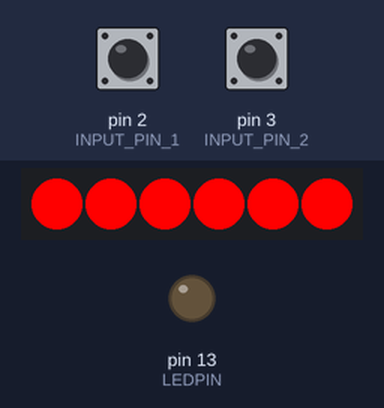
This sketch was run on a simulated Arduino Uno, built with avr-gcc and run on an emulated ATmega328P. Parts: 6 RGB LEDs in strip order, left to right, output pins drawn as LEDs (lit = HIGH). Inputs (shaded band) come from the test bench; at power-on: pin 2 (INPUT_PIN_1) HIGH, pin 3 (INPUT_PIN_2) HIGH.

Above: at 1.2 s.
1.3 s: pin 2 (INPUT_PIN_1) pulled LOW for 0.15 s
At 1.7 s:
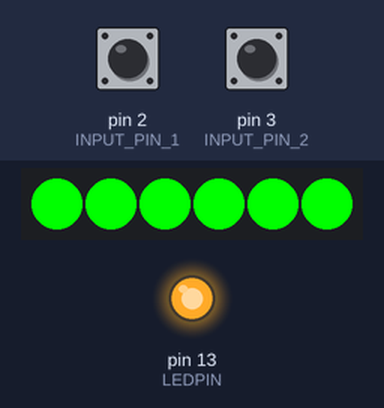
7.4 s: pin 2 (INPUT_PIN_1) pulled LOW for 1 s
At 7.95 s:
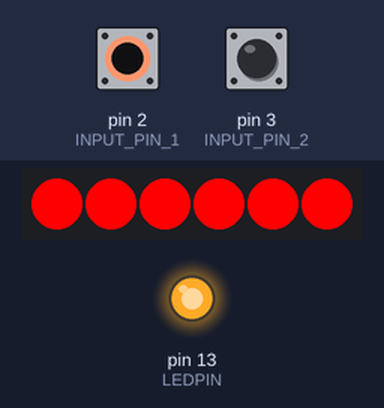
At 13.25 s:
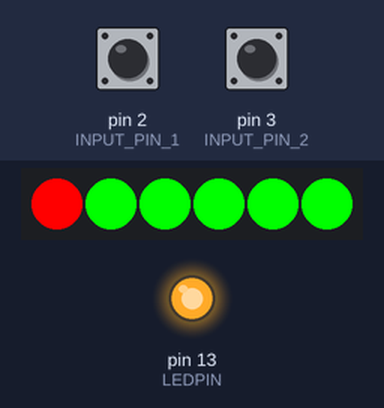
Timing chart, 0 to 15.9 s (numbered marks = the images above; inputs shaded):
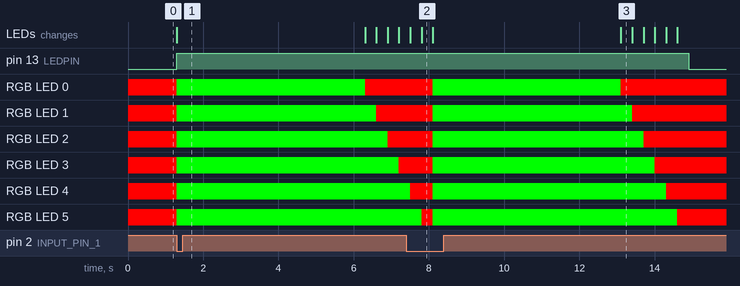

Measured:
- after the input at 1.3 s, pin 13 (LEDPIN): LOW → HIGH at once; RGB LED 0: RGB(255, 0, 0) → RGB(0, 255, 0) at once, → RGB(255, 0, 0) 5.0 s later
- after the input at 7.4 s, pin 13 (LEDPIN): HIGH → LOW after 7.5 s instead of 0.70 s; the LEDs: first differ from a run without the input after 0.71 s (image 3 shows a later state)

The sketch:

loading_button.ino
```cpp
#include <Adafruit_NeoPixel.h>
//#include <rp2040_pio.h>

/*
loading lights choatic candy craze
*/

int LEDPIN = 13;
int INPUT_PIN_1 = 2;
int INPUT_PIN_2 = 3;
#define PIXEL_COUNT 6
#define PIXEL_PIN 6
Adafruit_NeoPixel strip(PIXEL_COUNT, PIXEL_PIN, NEO_GRB + NEO_KHZ800);
//Adafruit_NeoPixel strip(PIXEL_COUNT, PIXEL_PIN, NEO_GRB + NEO_KHZ800);
// Argument 1 = Number of pixels in NeoPixel strip
// Argument 2 = Arduino pin number (most are valid)
// Argument 3 = Pixel type flags, add together as needed:
//   NEO_KHZ800  800 KHz bitstream (most NeoPixel products w/WS2812 LEDs)

void r_colorSet(uint32_t color);
void r_colorWipe(uint32_t color, int wait);

// the setup function runs once when you press reset or power the board
void setup() {
  // initialize digital pin LED_BUILTIN as an output.
  pinMode(LEDPIN, OUTPUT);
  pinMode(INPUT_PIN_1, INPUT_PULLUP);
  pinMode(INPUT_PIN_2, INPUT_PULLUP);
  strip.begin(); // Initialize NeoPixel strip object (REQUIRED)
  strip.clear();
  r_colorSet(strip.Color(255,   0,   0));    // Red
  strip.show();  // Initialize all pixels to 'off'
}

// the loop function runs over and over again forever
void loop() {

  int switch1 = digitalRead(INPUT_PIN_1);
  int switch2 = digitalRead(INPUT_PIN_2);

  if (switch1 == LOW) {
    digitalWrite(LEDPIN, HIGH);   // turn the LED on (HIGH is the voltage level)
    r_colorSet(strip.Color(  0, 255,   0));    // Green
    delay(5000);
     r_colorWipe(strip.Color(255,   0,   0), 300);    // Red
  } else if (switch2 == LOW) {
    digitalWrite(LEDPIN, HIGH);   // turn the LED on (HIGH is the voltage level)
    r_colorSet(strip.Color(  0, 255,   0));    // Green
    delay(10000);
    r_colorWipe(strip.Color(255,   0,   0), 300);    // Red
  } else {
     digitalWrite(LEDPIN, LOW);    // turn the LED off by making the voltage LOW
  }
}

// Fill strip pixels one after another with a color. Strip is NOT cleared
// first; anything there will be covered pixel by pixel. Pass in color
// (as a single 'packed' 32-bit value, which you can get by calling
// strip.Color(red, green, blue) as shown in the loop() function above),
// and a delay time (in milliseconds) between pixels.
void r_colorWipe(uint32_t color, int wait) {
  for(int i=0; i<strip.numPixels(); i++) { // For each pixel in strip...
    strip.setPixelColor(i, color);         //  Set pixel's color (in RAM)
    strip.show();                          //  Update strip to match
    delay(wait);                           //  Pause for a moment
  }
}
// Fill strip pixels one after another with a color. Strip is NOT cleared
// first; anything there will be covered pixel by pixel. Pass in color
// (as a single 'packed' 32-bit value, which you can get by calling
// strip.Color(red, green, blue) as shown in the loop() function above),
// and a delay time (in milliseconds) between pixels.
void r_colorSet(uint32_t color) {
  for(int i=0; i<strip.numPixels(); i++) { // For each pixel in strip...
    strip.setPixelColor(i, color);         //  Set pixel's color (in RAM)
    strip.show();                          //  Update
  }
}
```
